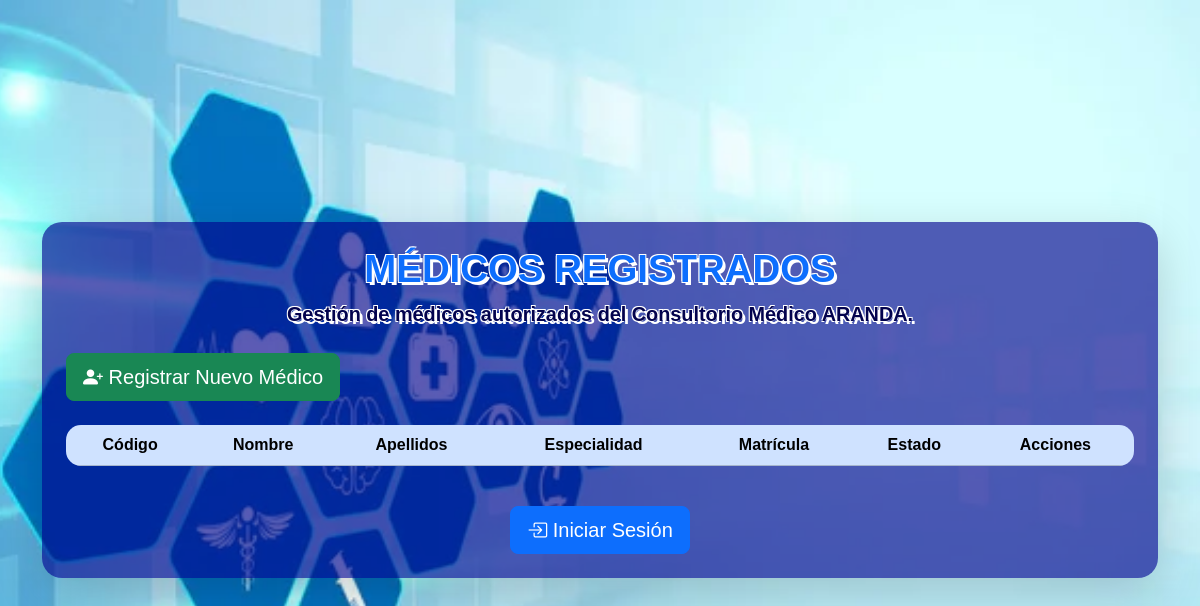
Before: /listar_medicos with the older database file.
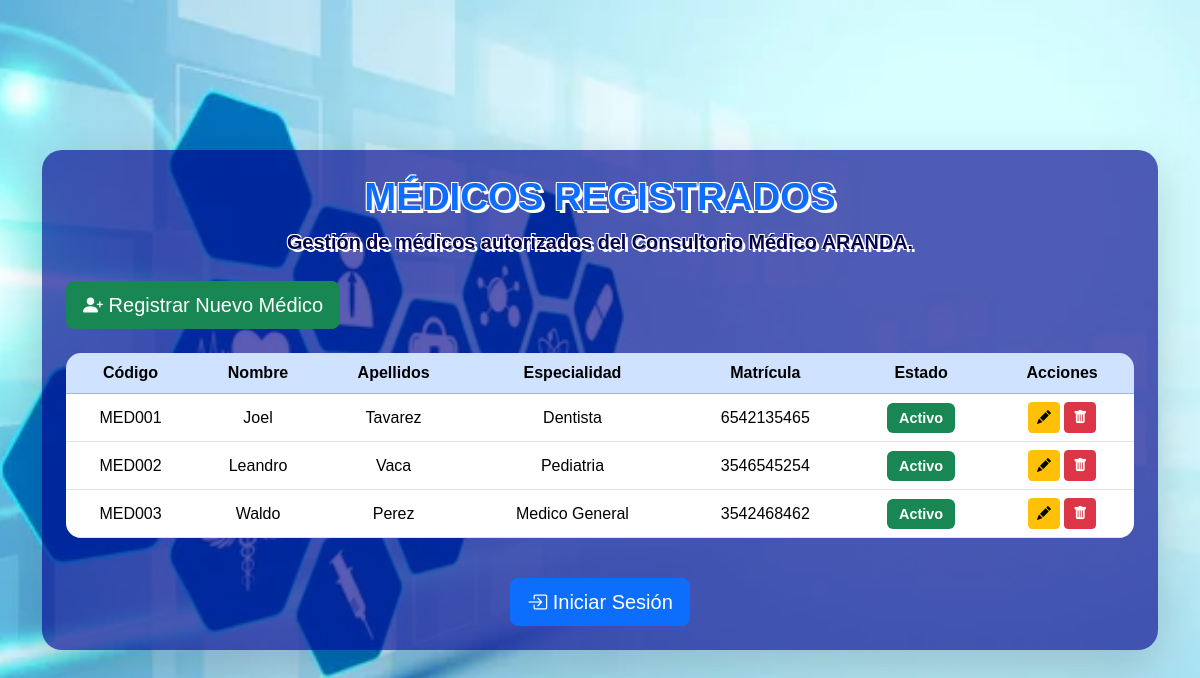
After: the same page with the newer database file.
### models/medico.py (models this page shows)
class Medico(db.Model):
    __tablename__ = 'medico'
    CodMedico = db.Column(db.Integer, primary_key=True)
    Especialidad = db.Column(db.String(100),nullable=False)
    MatriculaProfesional = db.Column(db.String(50),unique=True,nullable=False)
    Estado = db.Column(db.String(20),default='Activo')
    CodPersonal = db.Column(db.Integer,db.ForeignKey('personal.CodPersonal'),nullable=False)
    personal = db.relationship('Personal')

### models/personal.py (models this page shows)
class Personal(db.Model):
    __tablename__ = 'personal'
    CodPersonal = db.Column(db.Integer, primary_key=True)
    Nombre = db.Column(db.String(100), nullable=False)
    Apellidos = db.Column(db.String(100), nullable=False)
    Telefono = db.Column(db.String(20))
    Estado = db.Column(db.String(20), default='Activo')

### controllers/medico_controller.py (the view)
@medico_bp.route('/listar_medicos')
def listar_medicos():
    if session.get('usuario_id') and session.get('rol') != 'Administrador':
        return "Acceso denegado"
    lista_medicos = Medico.query.filter_by(Estado='Activo').all()
    return render_template('medico/listar_medicos.html',lista_medicos=lista_medicos)

### templates/medico/listar_medicos.html (shortened to what the changed rows need)
<!DOCTYPE html>
<html lang="es">
<head>
    <link href="https://cdn.jsdelivr.net/npm/bootstrap@5.3.7/dist/css/bootstrap.min.css"
          rel="stylesheet">
    <link rel="stylesheet"
          href="https://cdn.jsdelivr.net/npm/bootstrap-icons@1.13.1/font/bootstrap-icons.min.css">
    <link rel="stylesheet"
          href="{{ url_for('static', filename='css/listar_medicos.css') }}">
</head>
<body>
    <div class="overlay">
        <div class="container py-5">
            <div class="card shadow-lg">
                <div class="card-body p-4">
                    <div class="text-center mb-4">
                        <h1 class="titulo-principal">
                            MÉDICOS REGISTRADOS
                        </h1>
                    </div>
                    <div class="table-responsive">
                        <table class="table table-hover align-middle text-center">
                            <thead class="table-primary">
                                <tr>
                                    <th>Código</th>
                                    <th>Nombre</th>
                                    <th>Apellidos</th>
                                    <th>Especialidad</th>
                                    <th>Matrícula</th>
                                    <th>Estado</th>
                                    <th>Acciones</th>
                                </tr>
                            </thead>
                            <tbody>
                                {% for medico in lista_medicos %}
                                <tr>
                                    <td>
                                        MED{{ "%03d"|format(medico.CodMedico) }}
                                    </td>
                                    <td>
                                        {{ medico.personal.Nombre }}
                                    </td>
                                    <td>
                                        {{ medico.personal.Apellidos }}
                                    </td>
                                    <td>
                                        {{ medico.Especialidad }}
                                    </td>
                                    <td>
                                        {{ medico.MatriculaProfesional }}
                                    </td>
                                    <td>
                                        {% if medico.Estado == 'Activo' %}
                                            <span class="badge bg-success">
                                                Activo
                                            </span>
                                        {% else %}
                                            <span class="badge bg-danger">
                                                Inactivo
                                            </span>
                                        {% endif %}
                                    </td>
                                    <td>
                                        <a href="/editar_medico/{{ medico.CodMedico }}"
                                        class="btn btn-warning btn-sm boton-sonido efecto-sonido">
                                            <i class="bi bi-pencil-fill"></i>
                                        </a>
                                        <a href="/eliminar_medico/{{ medico.CodMedico }}"
                                        class="btn btn-danger btn-sm boton-sonido efecto-sonido"
                                        onclick="return confirm('¿Está seguro de desactivar este médico?')">
                                            <i class="bi bi-trash-fill"></i>
                                        </a>
                                    </td>
                                </tr>
                                {% endfor %}
                            </tbody>
                        </table>
                    </div>
                </div>
            </div>
        </div>
    </div>
</body>
</html>

Changed rows visible on the page:
added Medico: CodMedico "001", personal.Nombre "Joel", personal.Apellidos "Tavarez", Especialidad "Dentista", MatriculaProfesional "6542135465", Estado "Activo"
added Medico: CodMedico "002", personal.Nombre "Leandro", personal.Apellidos "Vaca", Especialidad "Pediatria", MatriculaProfesional "3546545254", Estado "Activo"
added Medico: CodMedico "003", personal.Nombre "Waldo", personal.Apellidos "Perez", Especialidad "Medico General", MatriculaProfesional "3542468462", Estado "Activo"
